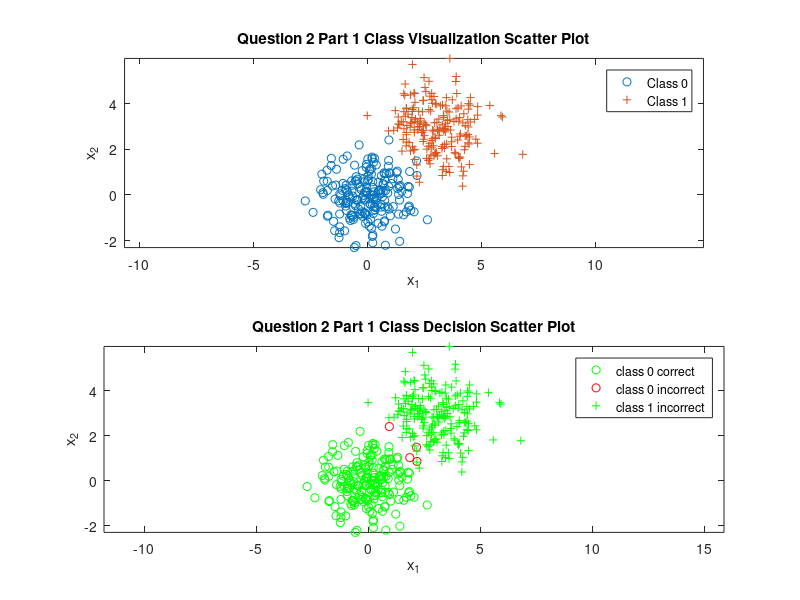
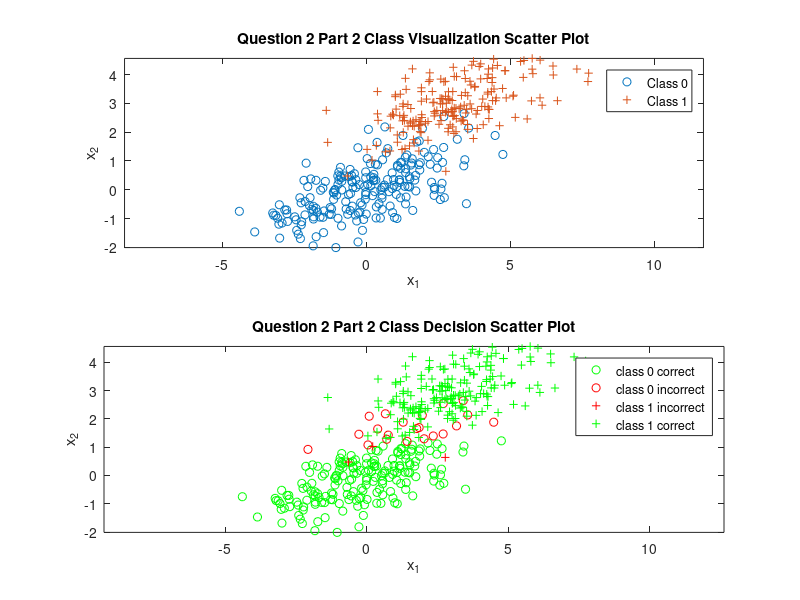
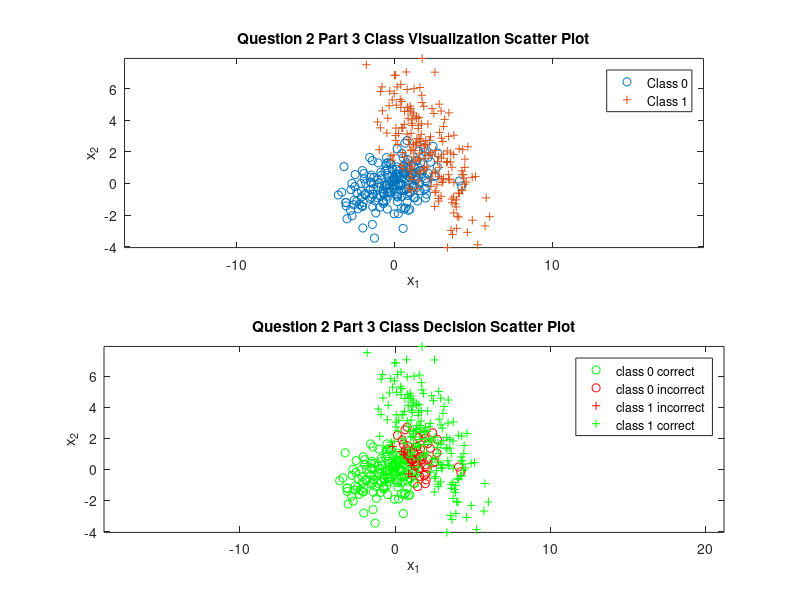
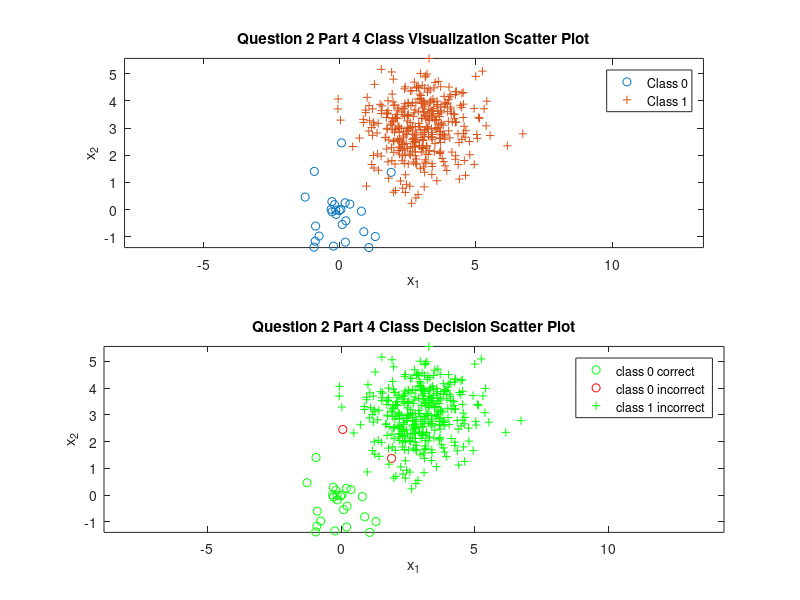

These figures' MATLAB source, in order:
% MAP with 2 classes
clear all, close all,

%------------------------------------------------------------------------%
%Part 1

n = 2; % number of feature dimensions
N = 400; % number of iid samples
mu(:,1) = [0;0]; mu(:,2) = [3;3];
Sigma(:,:,1) = [1 0;0 1]; Sigma(:,:,2) = [1 0;0 1];
p = [0.5,0.5]; % class priors for labels 0 and 1 respectively
label = rand(1,N) >= p(1);
Nc = [length(find(label==0)),length(find(label==1))]; % number of samples from each class
x = zeros(n,N); % save up space
% Draw samples from each class pdf
for l = 0:1
    x(:,label==l) = mvnrnd(mu(:,l+1),Sigma(:,:,l+1),Nc(l+1))';
end

pxw1 = mvnpdf(x',mu(:,1)',Sigma(:,:,1)); pxw2 = mvnpdf(x',mu(:,2)',Sigma(:,:,2));
pw1 = p(1); pw2 = (2);
px = pw1*pxw1 + pw2*pxw2;
pw1x = pw1*pxw1./px;
pw2x = pw2*pxw2./px;

decision = pw2x' > pw1x'; %choose whichever class is more likely based on the posterior after using bayes rule

ind00 = find(decision==0 & label==0); %p00 = length(ind00)/Nc(1); % probability of true negative
ind10 = find(decision==1 & label==0); %p10 = length(ind10)/Nc(1); % probability of false positive
ind01 = find(decision==0 & label==1); %p01 = length(ind01)/Nc(2); % probability of false negative
ind11 = find(decision==1 & label==1); %p11 = length(ind11)/Nc(2); % probability of true positive
disp('error MAP = ');
disp(length(ind10)+length(ind01));

figure(1),
subplot(2,1,1),
plot(x(1,label==0),x(2,label==0),'o'), hold on,
plot(x(1,label==1),x(2,label==1),'+'), axis equal,
legend('Class 0','Class 1'), 
title('Question 2 Part 1 Class Visualization Scatter Plot'),
xlabel('x_1'), ylabel('x_2'), 

subplot(2,1,2), % class 0 circle, class 1 +, correct green, incorrect red
plot(x(1,ind00),x(2,ind00),'og'); hold on,
plot(x(1,ind10),x(2,ind10),'or'); hold on,
plot(x(1,ind01),x(2,ind01),'+r'); hold on,
plot(x(1,ind11),x(2,ind11),'+g'); hold on,
legend('class 0 correct', 'class 0 incorrect', 'class 1 incorrect', 'class 1 correct')
title('Question 2 Part 1 Class Decision Scatter Plot'),
xlabel('x_1'), ylabel('x_2'), 
axis equal,

mu0hat = mean(x(:,label==0),2); S0hat = cov(x(:,label==0)'); %estimated mean and covariance from the sampled data
mu1hat = mean(x(:,label==1),2); S1hat = cov(x(:,label==1)');

S_b = (mu0hat-mu1hat)*(mu0hat-mu1hat)'; %Scatter 1 wrt scatter 2
S_w = S0hat+S1hat;

[V,D] = eig(inv(S_w)*S_b);
[~,ind] = sort(diag(D),'descend');
w = V(:,ind(1)); % Fisher LDA projection vector

y = w'*x;
w = sign(mean(y(find(label==1)))-mean(y(find(label==0))))*w; % ensures class1 falls on the + side of the axis
y = sign(mean(y(find(label==1)))-mean(y(find(label==0))))*y; % flip y accordingly
mu0LDA = mean(y(find(label==0))); sig0LDA = (cov(y(find(label==0))));
mu1LDA = mean(y(find(label==1))); sig1LDA = (cov(y(find(label==1))));
decisionLDA = normpdf(y,mu1LDA,sig1LDA)>normpdf(y,mu0LDA,sig0LDA);

ind00 = find(label==0 & decisionLDA==0);
ind01 = find(label==0 & decisionLDA==1);
ind10 = find(label==1 & decisionLDA==0);
ind11 = find(label==1 & decisionLDA==1);

figure(7);
subplot(2,1,1),
plot(x(1,label==0),x(2,label==0),'o'), hold on,
plot(x(1,label==1),x(2,label==1),'+'), axis equal,
legend('Class 0','Class 1'), 
title('Question 2 Part 1 Class Visualization Scatter Plot'),
xlabel('x_1'), ylabel('x_2'), 
subplot(2,1,2), cla,
plot(y(ind00),zeros(1,length(y(ind00))),'og'), hold on,
plot(y(ind01),zeros(1,length(y(ind01))),'or');
plot(y(ind11),zeros(1,length(y(ind11))),'+g');
plot(y(ind10),zeros(1,length(y(ind10))),'+r');
legend('class 0 correct', 'class 0 incorrect', 'class 1 correct', 'class 1 incorrect')
title('Fisher LDA');
axis equal,
disp('error LDA =');
disp(length(ind01)+length(ind10))

%------------------------------------------------------------------------%
%Part 2
n = 2; % number of feature dimensions
N = 400; % number of iid samples
mu(:,1) = [0;0]; mu(:,2) = [3;3];
Sigma(:,:,1) = [3 1;1 0.8]; Sigma(:,:,2) = [3 1;1 0.8];
p = [0.5,0.5]; % class priors for labels 0 and 1 respectively
label = rand(1,N) >= p(1);
Nc = [length(find(label==0)),length(find(label==1))]; % number of samples from each class
x = zeros(n,N); % save up space
% Draw samples from each class pdf
for l = 0:1
    x(:,label==l) = mvnrnd(mu(:,l+1),Sigma(:,:,l+1),Nc(l+1))';
end

pxw1 = mvnpdf(x',mu(:,1)',Sigma(:,:,1)); pxw2 = mvnpdf(x',mu(:,2)',Sigma(:,:,2));
pw1 = p(1); pw2 = (2);
px = pw1*pxw1 + pw2*pxw2;
pw1x = pw1*pxw1./px;
pw2x = pw2*pxw2./px;

decision = pw2x' > pw1x'; %choose whichever class is more likely based on the posterior after using bayes rule

ind00 = find(decision==0 & label==0); 
ind10 = find(decision==1 & label==0); 
ind01 = find(decision==0 & label==1); 
ind11 = find(decision==1 & label==1); 

disp('error MAP = ');
disp(length(ind10)+length(ind01))

figure(2),
subplot(2,1,1),
plot(x(1,label==0),x(2,label==0),'o'), hold on,
plot(x(1,label==1),x(2,label==1),'+'), axis equal,
legend('Class 0','Class 1'), 
title('Question 2 Part 2 Class Visualization Scatter Plot'),
xlabel('x_1'), ylabel('x_2'), 

subplot(2,1,2), % class 0 circle, class 1 +, correct green, incorrect red
plot(x(1,ind00),x(2,ind00),'og'); hold on,
plot(x(1,ind10),x(2,ind10),'or'); hold on,
plot(x(1,ind01),x(2,ind01),'+r'); hold on,
plot(x(1,ind11),x(2,ind11),'+g'); hold on,
legend('class 0 correct', 'class 0 incorrect', 'class 1 incorrect', 'class 1 correct')
title('Question 2 Part 2 Class Decision Scatter Plot'),
xlabel('x_1'), ylabel('x_2'), 
axis equal,


mu0hat = mean(x(:,label==0),2); S0hat = cov(x(:,label==0)'); %estimated mean and covariance from the sampled data
mu1hat = mean(x(:,label==1),2); S1hat = cov(x(:,label==1)');

S_b = (mu0hat-mu1hat)*(mu0hat-mu1hat)'; %Scatter 1 wrt scatter 2
S_w = S0hat+S1hat;

[V,D] = eig(inv(S_w)*S_b);
[~,ind] = sort(diag(D),'descend');
w = V(:,ind(1)); % Fisher LDA projection vector

y = w'*x;
w = sign(mean(y(find(label==1)))-mean(y(find(label==0))))*w; % ensures class1 falls on the + side of the axis
y = sign(mean(y(find(label==1)))-mean(y(find(label==0))))*y; % flip y accordingly
mu0LDA = mean(y(find(label==0))); sig0LDA = (cov(y(find(label==0))));
mu1LDA = mean(y(find(label==1))); sig1LDA = (cov(y(find(label==1))));
decisionLDA = normpdf(y,mu1LDA,sig1LDA)>normpdf(y,mu0LDA,sig0LDA);

ind00 = find(label==0 & decisionLDA==0);
ind01 = find(label==0 & decisionLDA==1);
ind10 = find(label==1 & decisionLDA==0);
ind11 = find(label==1 & decisionLDA==1);

figure(8);
subplot(2,1,1),
plot(x(1,label==0),x(2,label==0),'o'), hold on,
plot(x(1,label==1),x(2,label==1),'+'), axis equal,
legend('Class 0','Class 1'), 
title('Question 2 Part 2 Class Visualization Scatter Plot'),
xlabel('x_1'), ylabel('x_2'), 
subplot(2,1,2), cla,
plot(y(ind00),zeros(1,length(y(ind00))),'og'), hold on,
plot(y(ind01),zeros(1,length(y(ind01))),'or');
plot(y(ind11),zeros(1,length(y(ind11))),'+g');
plot(y(ind10),zeros(1,length(y(ind10))),'+r');
legend('class 0 correct', 'class 0 incorrect', 'class 1 correct', 'class 1 incorrect')
title('Fisher LDA');
axis equal,
disp('error LDA =');
disp(length(ind01)+length(ind10))


%------------------------------------------------------------------------%
%Part 3
n = 2; % number of feature dimensions
N = 400; % number of iid samples
mu(:,1) = [0;0]; mu(:,2) = [2;2];
Sigma(:,:,1) = [2,0.5;0.5,1]; Sigma(:,:,2) = [2,-1.9;-1.9,5];
p = [0.5,0.5]; % class priors for labels 0 and 1 respectively
label = rand(1,N) >= p(1);
Nc = [length(find(label==0)),length(find(label==1))]; % number of samples from each class
x = zeros(n,N); % save up space
% Draw samples from each class pdf
for l = 0:1
    x(:,label==l) = mvnrnd(mu(:,l+1),Sigma(:,:,l+1),Nc(l+1))';
end

pxw1 = mvnpdf(x',mu(:,1)',Sigma(:,:,1)); pxw2 = mvnpdf(x',mu(:,2)',Sigma(:,:,2));
pw1 = p(1); pw2 = (2);
px = pw1*pxw1 + pw2*pxw2;
pw1x = pw1*pxw1./px;
pw2x = pw2*pxw2./px;

decision = pw2x' > pw1x'; %choose whichever class is more likely based on the posterior after using bayes rule

ind00 = find(decision==0 & label==0); %p00 = length(ind00)/Nc(1); % probability of true negative
ind10 = find(decision==1 & label==0); %p10 = length(ind10)/Nc(1); % probability of false positive
ind01 = find(decision==0 & label==1); %p01 = length(ind01)/Nc(2); % probability of false negative
ind11 = find(decision==1 & label==1); %p11 = length(ind11)/Nc(2); % probability of true positive

disp('error MAP = ');
disp(length(ind10)+length(ind01))

figure(3),
subplot(2,1,1),
plot(x(1,label==0),x(2,label==0),'o'), hold on,
plot(x(1,label==1),x(2,label==1),'+'), axis equal,
legend('Class 0','Class 1'), 
title('Question 2 Part 3 Class Visualization Scatter Plot'),
xlabel('x_1'), ylabel('x_2'), 

subplot(2,1,2) % class 0 circle, class 1 +, correct green, incorrect red
plot(x(1,ind00),x(2,ind00),'og'); hold on,
plot(x(1,ind10),x(2,ind10),'or'); hold on,
plot(x(1,ind01),x(2,ind01),'+r'); hold on,
plot(x(1,ind11),x(2,ind11),'+g'); hold on,
legend('class 0 correct', 'class 0 incorrect', 'class 1 incorrect', 'class 1 correct')
title('Question 2 Part 3 Class Decision Scatter Plot'),
xlabel('x_1'), ylabel('x_2'), 
axis equal,

mu0hat = mean(x(:,label==0),2); S0hat = cov(x(:,label==0)'); %estimated mean and covariance from the sampled data
mu1hat = mean(x(:,label==1),2); S1hat = cov(x(:,label==1)');

S_b = (mu0hat-mu1hat)*(mu0hat-mu1hat)'; %Scatter 1 wrt scatter 2
S_w = S0hat+S1hat;

[V,D] = eig(inv(S_w)*S_b);
[~,ind] = sort(diag(D),'descend');
w = V(:,ind(1)); % Fisher LDA projection vector

y = w'*x;
w = sign(mean(y(find(label==1)))-mean(y(find(label==0))))*w; % ensures class1 falls on the + side of the axis
y = sign(mean(y(find(label==1)))-mean(y(find(label==0))))*y; % flip y accordingly
mu0LDA = mean(y(find(label==0))); sig0LDA = (cov(y(find(label==0))));
mu1LDA = mean(y(find(label==1))); sig1LDA = (cov(y(find(label==1))));
decisionLDA = normpdf(y,mu1LDA,sig1LDA)>normpdf(y,mu0LDA,sig0LDA);

ind00 = find(label==0 & decisionLDA==0);
ind01 = find(label==0 & decisionLDA==1);
ind10 = find(label==1 & decisionLDA==0);
ind11 = find(label==1 & decisionLDA==1);

figure(9);
subplot(2,1,1),
plot(x(1,label==0),x(2,label==0),'o'), hold on,
plot(x(1,label==1),x(2,label==1),'+'), axis equal,
legend('Class 0','Class 1'), 
title('Question 2 Part 3 Class Visualization Scatter Plot'),
xlabel('x_1'), ylabel('x_2'), 
subplot(2,1,2), cla,
plot(y(ind00),zeros(1,length(y(ind00))),'og'), hold on,
plot(y(ind01),zeros(1,length(y(ind01))),'or');
plot(y(ind11),zeros(1,length(y(ind11))),'+g');
plot(y(ind10),zeros(1,length(y(ind10))),'+r');
legend('class 0 correct', 'class 0 incorrect', 'class 1 correct', 'class 1 incorrect')
title('Fisher LDA');
axis equal,
disp('error LDA =');
disp(length(ind01)+length(ind10))
%------------------------------------------------------------------------%
%Part 4

n = 2; % number of feature dimensions
N = 400; % number of iid samples
mu(:,1) = [0;0]; mu(:,2) = [3;3];
Sigma(:,:,1) = [1 0;0 1]; Sigma(:,:,2) = [1 0;0 1];
p = [0.05,0.95]; % class priors for labels 0 and 1 respectively
label = rand(1,N) >= p(1);
Nc = [length(find(label==0)),length(find(label==1))]; % number of samples from each class
x = zeros(n,N); % save up space
% Draw samples from each class pdf
for l = 0:1
    x(:,label==l) = mvnrnd(mu(:,l+1),Sigma(:,:,l+1),Nc(l+1))';
end

pxw1 = mvnpdf(x',mu(:,1)',Sigma(:,:,1)); pxw2 = mvnpdf(x',mu(:,2)',Sigma(:,:,2));
pw1 = p(1); pw2 = (2);
px = pw1*pxw1 + pw2*pxw2;
pw1x = pw1*pxw1./px;
pw2x = pw2*pxw2./px;

decision = pw2x' > pw1x'; %choose whichever class is more likely based on the posterior after using bayes rule

ind00 = find(decision==0 & label==0); %p00 = length(ind00)/Nc(1); % probability of true negative
ind10 = find(decision==1 & label==0); %p10 = length(ind10)/Nc(1); % probability of false positive
ind01 = find(decision==0 & label==1); %p01 = length(ind01)/Nc(2); % probability of false negative
ind11 = find(decision==1 & label==1); %p11 = length(ind11)/Nc(2); % probability of true positive

disp('error MAP = ');
disp(length(ind10)+length(ind01))

figure(4)
subplot(2,1,1),
plot(x(1,label==0),x(2,label==0),'o'), hold on,
plot(x(1,label==1),x(2,label==1),'+'), axis equal,
legend('Class 0','Class 1'), 
title('Question 2 Part 4 Class Visualization Scatter Plot'),
xlabel('x_1'), ylabel('x_2'), 

subplot(2,1,2), % class 0 circle, class 1 +, correct green, incorrect red
plot(x(1,ind00),x(2,ind00),'og'); hold on,
plot(x(1,ind10),x(2,ind10),'or'); hold on,
plot(x(1,ind01),x(2,ind01),'+r'); hold on,
plot(x(1,ind11),x(2,ind11),'+g'); hold on,
legend('class 0 correct', 'class 0 incorrect', 'class 1 incorrect', 'class 1 correct')
title('Question 2 Part 4 Class Decision Scatter Plot'),
xlabel('x_1'), ylabel('x_2'), 
axis equal,

mu0hat = mean(x(:,label==0),2); S0hat = cov(x(:,label==0)'); %estimated mean and covariance from the sampled data
mu1hat = mean(x(:,label==1),2); S1hat = cov(x(:,label==1)');

S_b = (mu0hat-mu1hat)*(mu0hat-mu1hat)'; %Scatter 1 wrt scatter 2
S_w = S0hat+S1hat;

[V,D] = eig(inv(S_w)*S_b);
[~,ind] = sort(diag(D),'descend');
w = V(:,ind(1)); % Fisher LDA projection vector

y = w'*x;
w = sign(mean(y(find(label==1)))-mean(y(find(label==0))))*w; % ensures class1 falls on the + side of the axis
y = sign(mean(y(find(label==1)))-mean(y(find(label==0))))*y; % flip y accordingly
mu0LDA = mean(y(find(label==0))); sig0LDA = (cov(y(find(label==0))));
mu1LDA = mean(y(find(label==1))); sig1LDA = (cov(y(find(label==1))));
decisionLDA = normpdf(y,mu1LDA,sig1LDA)>normpdf(y,mu0LDA,sig0LDA);

ind00 = find(label==0 & decisionLDA==0);
ind01 = find(label==0 & decisionLDA==1);
ind10 = find(label==1 & decisionLDA==0);
ind11 = find(label==1 & decisionLDA==1);

figure(10);
subplot(2,1,1),
plot(x(1,label==0),x(2,label==0),'o'), hold on,
plot(x(1,label==1),x(2,label==1),'+'), axis equal,
legend('Class 0','Class 1'), 
title('Question 2 Part 4 Class Visualization Scatter Plot'),
xlabel('x_1'), ylabel('x_2'), 
subplot(2,1,2), cla,
plot(y(ind00),zeros(1,length(y(ind00))),'og'), hold on,
plot(y(ind01),zeros(1,length(y(ind01))),'or');
plot(y(ind11),zeros(1,length(y(ind11))),'+g');
plot(y(ind10),zeros(1,length(y(ind10))),'+r');
legend('class 0 correct', 'class 0 incorrect', 'class 1 correct', 'class 1 incorrect')
title('Fisher LDA');
axis equal,
disp('error LDA =');
disp(length(ind01)+length(ind10))
%------------------------------------------------------------------------%
%Part 5
n = 2; % number of feature dimensions
N = 400; % number of iid samples
mu(:,1) = [0;0]; mu(:,2) = [3;3];
Sigma(:,:,1) = [3 1;1 0.8]; Sigma(:,:,2) = [3 1;1 0.8];
p = [0.05,0.95]; % class priors for labels 0 and 1 respectively
label = rand(1,N) >= p(1);
Nc = [length(find(label==0)),length(find(label==1))]; % number of samples from each class
x = zeros(n,N); % save up space
% Draw samples from each class pdf
for l = 0:1
    x(:,label==l) = mvnrnd(mu(:,l+1),Sigma(:,:,l+1),Nc(l+1))';
end

pxw1 = mvnpdf(x',mu(:,1)',Sigma(:,:,1)); pxw2 = mvnpdf(x',mu(:,2)',Sigma(:,:,2));
pw1 = p(1); pw2 = (2);
px = pw1*pxw1 + pw2*pxw2;
pw1x = pw1*pxw1./px;
pw2x = pw2*pxw2./px;

decision = pw2x' > pw1x'; %choose whichever class is more likely based on the posterior after using bayes rule

ind00 = find(decision==0 & label==0); %p00 = length(ind00)/Nc(1); % probability of true negative
ind10 = find(decision==1 & label==0); %p10 = length(ind10)/Nc(1); % probability of false positive
ind01 = find(decision==0 & label==1); %p01 = length(ind01)/Nc(2); % probability of false negative
ind11 = find(decision==1 & label==1); %p11 = length(ind11)/Nc(2); % probability of true positive

disp('error MAP = ');
disp(length(ind10)+length(ind01))

figure(5)
subplot(2,1,1),
plot(x(1,label==0),x(2,label==0),'o'), hold on,
plot(x(1,label==1),x(2,label==1),'+'), axis equal,
legend('Class 0','Class 1'), 
title('Question 2 Part 5 Class Visualization Scatter Plot'),
xlabel('x_1'), ylabel('x_2'), 

subplot(2,1,2), % class 0 circle, class 1 +, correct green, incorrect red
plot(x(1,ind00),x(2,ind00),'og'); hold on,
plot(x(1,ind10),x(2,ind10),'or'); hold on,
plot(x(1,ind01),x(2,ind01),'+r'); hold on,
plot(x(1,ind11),x(2,ind11),'+g'); hold on,
legend('class 0 correct', 'class 0 incorrect', 'class 1 incorrect', 'class 1 correct')
title('Question 2 Part 5 Class Decision Scatter Plot'),
xlabel('x_1'), ylabel('x_2'), 
axis equal,

mu0hat = mean(x(:,label==0),2); S0hat = cov(x(:,label==0)'); %estimated mean and covariance from the sampled data
mu1hat = mean(x(:,label==1),2); S1hat = cov(x(:,label==1)');

S_b = (mu0hat-mu1hat)*(mu0hat-mu1hat)'; %Scatter 1 wrt scatter 2
S_w = S0hat+S1hat;

[V,D] = eig(inv(S_w)*S_b);
[~,ind] = sort(diag(D),'descend');
w = V(:,ind(1)); % Fisher LDA projection vector

y = w'*x;
w = sign(mean(y(find(label==1)))-mean(y(find(label==0))))*w; % ensures class1 falls on the + side of the axis
y = sign(mean(y(find(label==1)))-mean(y(find(label==0))))*y; % flip y accordingly

mu0LDA = mean(y(find(label==0))); sig0LDA = (cov(y(find(label==0))));
mu1LDA = mean(y(find(label==1))); sig1LDA = (cov(y(find(label==1))));
decisionLDA = normpdf(y,mu1LDA,sig1LDA)>normpdf(y,mu0LDA,sig0LDA);

ind00 = find(label==0 & decisionLDA==0);
ind01 = find(label==0 & decisionLDA==1);
ind10 = find(label==1 & decisionLDA==0);
ind11 = find(label==1 & decisionLDA==1);

figure(11);
subplot(2,1,1),
plot(x(1,label==0),x(2,label==0),'o'), hold on,
plot(x(1,label==1),x(2,label==1),'+'), axis equal,
legend('Class 0','Class 1'), 
title('Question 2 Part 5 Class Visualization Scatter Plot'),
xlabel('x_1'), ylabel('x_2'), 
subplot(2,1,2), cla,
plot(y(ind00),zeros(1,length(y(ind00))),'og'), hold on,
plot(y(ind01),zeros(1,length(y(ind01))),'or');
plot(y(ind11),zeros(1,length(y(ind11))),'+g');
plot(y(ind10),zeros(1,length(y(ind10))),'+r');
legend('class 0 correct', 'class 0 incorrect', 'class 1 correct', 'class 1 incorrect')
title('Fisher LDA');
axis equal,
disp('error LDA =');
disp(length(ind01)+length(ind10))
%------------------------------------------------------------------------%
%Part 6
n = 2; % number of feature dimensions
N = 400; % number of iid samples
mu(:,1) = [0;0]; mu(:,2) = [2;2];
Sigma(:,:,1) = [2,0.5;0.5,1]; Sigma(:,:,2) = [2,-1.9;-1.9,5];
p = [0.05,0.95]; % class priors for labels 0 and 1 respectively
label = rand(1,N) >= p(1);
Nc = [length(find(label==0)),length(find(label==1))]; % number of samples from each class
x = zeros(n,N); % save up space
% Draw samples from each class pdf
for l = 0:1
    x(:,label==l) = mvnrnd(mu(:,l+1),Sigma(:,:,l+1),Nc(l+1))';
end

pxw1 = mvnpdf(x',mu(:,1)',Sigma(:,:,1)); pxw2 = mvnpdf(x',mu(:,2)',Sigma(:,:,2));
pw1 = p(1); pw2 = (2);
px = pw1*pxw1 + pw2*pxw2;
pw1x = pw1*pxw1./px;
pw2x = pw2*pxw2./px;

decision = pw2x' > pw1x'; %choose whichever class is more likely based on the posterior after using bayes rule

ind00 = find(decision==0 & label==0); %p00 = length(ind00)/Nc(1); % probability of true negative
ind10 = find(decision==1 & label==0); %p10 = length(ind10)/Nc(1); % probability of false positive
ind01 = find(decision==0 & label==1); %p01 = length(ind01)/Nc(2); % probability of false negative
ind11 = find(decision==1 & label==1); %p11 = length(ind11)/Nc(2); % probability of true positive

disp('error MAP = ');
disp(length(ind10)+length(ind01))

figure(6)
subplot(2,1,1),
plot(x(1,label==0),x(2,label==0),'o'), hold on,
plot(x(1,label==1),x(2,label==1),'+'), axis equal,
legend('Class 0','Class 1'), 
title('Question 2 Part 6 Class Visualization Scatter Plot'),
xlabel('x_1'), ylabel('x_2'), 

subplot(2,1,2), % class 0 circle, class 1 +, correct green, incorrect red
plot(x(1,ind00),x(2,ind00),'og'); hold on,
plot(x(1,ind10),x(2,ind10),'or'); hold on,
plot(x(1,ind01),x(2,ind01),'+r'); hold on,
plot(x(1,ind11),x(2,ind11),'+g'); hold on,
legend('class 0 correct', 'class 0 incorrect', 'class 1 incorrect', 'class 1 correct')
title('Question 2 Part 6 Class Decision Scatter Plot'),
xlabel('x_1'), ylabel('x_2'), 
axis equal,

mu0hat = mean(x(:,label==0),2); S0hat = cov(x(:,label==0)'); %estimated mean and covariance from the sampled data
mu1hat = mean(x(:,label==1),2); S1hat = cov(x(:,label==1)');

S_b = (mu0hat-mu1hat)*(mu0hat-mu1hat)'; %Scatter 1 wrt scatter 2
S_w = S0hat+S1hat;

[V,D] = eig(inv(S_w)*S_b);
[~,ind] = sort(diag(D),'descend');
w = V(:,ind(1)); % Fisher LDA projection vector

y = w'*x;
w = sign(mean(y(find(label==1)))-mean(y(find(label==0))))*w; % ensures class1 falls on the + side of the axis
y = sign(mean(y(find(label==1)))-mean(y(find(label==0))))*y; % flip y accordingly
mu0LDA = mean(y(find(label==0))); sig0LDA = (cov(y(find(label==0))));
mu1LDA = mean(y(find(label==1))); sig1LDA = (cov(y(find(label==1))));
decisionLDA = normpdf(y,mu1LDA,sig1LDA)>normpdf(y,mu0LDA,sig0LDA);

ind00 = find(label==0 & decisionLDA==0);
ind01 = find(label==0 & decisionLDA==1);
ind10 = find(label==1 & decisionLDA==0);
ind11 = find(label==1 & decisionLDA==1);

figure(12);
subplot(2,1,1),
plot(x(1,label==0),x(2,label==0),'o'), hold on,
plot(x(1,label==1),x(2,label==1),'+'), axis equal,
legend('Class 0','Class 1'), 
title('Question 2 Part 6 Class Visualization Scatter Plot'),
xlabel('x_1'), ylabel('x_2'), 
subplot(2,1,2), cla,
plot(y(ind00),zeros(1,length(y(ind00))),'og'), hold on,
plot(y(ind01),zeros(1,length(y(ind01))),'or');
plot(y(ind11),zeros(1,length(y(ind11))),'+g');
plot(y(ind10),zeros(1,length(y(ind10))),'+r');
legend('class 0 correct', 'class 0 incorrect', 'class 1 correct', 'class 1 incorrect')
title('Fisher LDA');
axis equal,
disp('error LDA =');
disp(length(ind01)+length(ind10))